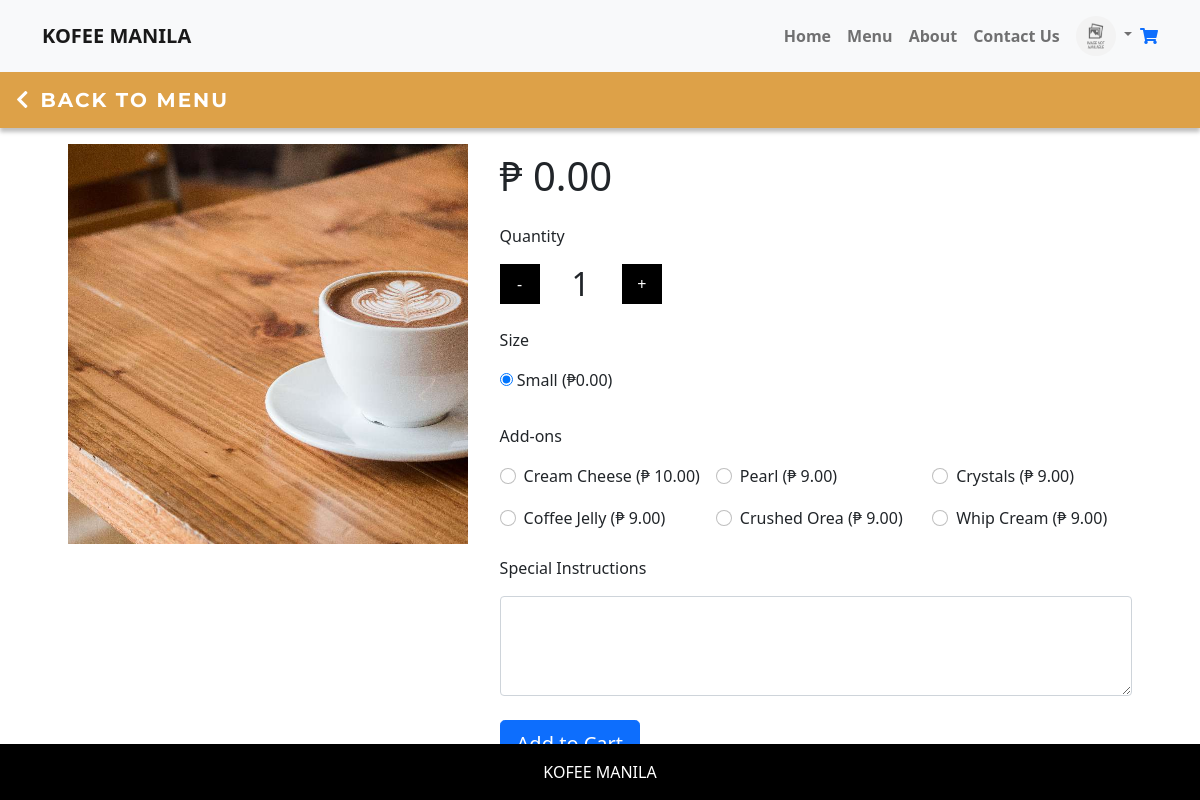
Page /item.php (signed in) on the committed database.
### tables this page shows
CREATE TABLE `addons` (
  `id` int NOT NULL,
  `name` varchar(255) NOT NULL,
  `status` int NOT NULL DEFAULT '1',
  `price` int NOT NULL
);

### item.php (the view, shortened to what this page needs)
<?php
require 'connection.php';
$item_id = isset($_GET['id']) ? intval($_GET['id']) : 1;
$product_query = "SELECT * FROM product_list WHERE id = :id";
$product_stmt = $pdo->prepare($product_query);
$product_stmt->bindParam(':id', $item_id, PDO::PARAM_INT);
$product_stmt->execute();
$product = $product_stmt->fetch(PDO::FETCH_ASSOC);
$addons_query = "SELECT * FROM addons";
$addons_stmt = $pdo->prepare($addons_query);
$addons_stmt->execute();
$addons = $addons_stmt->fetchAll(PDO::FETCH_ASSOC);
?>
<!DOCTYPE html>
<html lang="en">
<head>
    <link href="https://stackpath.bootstrapcdn.com/bootstrap/4.5.2/css/bootstrap.min.css" rel="stylesheet" />
    <link href="https://cdnjs.cloudflare.com/ajax/libs/font-awesome/5.15.3/css/all.min.css" rel="stylesheet" />
</head>
<body>
    <?php include "includes/navbar.php"; ?>
    <nav class="navbar navbar-expand-lg navbar-custom">
      <a class="navbar-brand" href="menu.php"><i class="fas fa-chevron-left"></i> BACK TO MENU</a>
    </nav>
    <main class="item-container">
      <div>
        <img style="width: 400px; height: 400px; object-fit: cover;" src="uploads/products/2022-04-22_10-18-15.png" />
      </div>
      <div>
        <div>
          <h1 class="item-price">₱ <span id="productPrice"><?php echo number_format($product['price'], 2); ?></span></h1>
          <p class="mt-4">Quantity</p>
          <div class="quantity">
            <span id="decButton">-</span>
            <h2 id="newQuantity">1</h2>
            <span id="incButton">+</span>
          </div>
          <p class="mt-4">Size</p>
          <div>
            <label>
                <input type="radio" name="size" value="small" checked data-price="<?php echo $product['price']; ?>" />
                Small (₱<?php echo number_format($product['price'], 2); ?>)
            </label>
          </div>
            <p class="mt-4">Add-ons</p>
            <div class="addons">
              <?php foreach ($addons as $addon): ?>
                <div class="form-check">
                  <input class="form-check-input" id="addon" type="radio" name="addon" value="<?php echo htmlspecialchars($addon['name']); ?>" data-price="<?php echo $addon['price']; ?>" />
                  <label class="form-check-label"><?php echo htmlspecialchars($addon['name']); ?> (₱ <?php echo number_format($addon['price'], 2); ?>)</label>
                </div>
              <?php endforeach; ?>
            </div>
          </div>
          <p class="mt-4">Special Instructions</p>
          <div class="form-floating mb-4">
            <textarea class="form-control" placeholder="Leave instruction here" id="instructions" style="height: 100px"></textarea>
          </div>
          <?php
            if(isset($_SESSION['userid']) && !empty($_SESSION['userid'])){
              echo "<button class='btn btn-lg btn-primary' id='addToCartBtn'>Add to Cart</button>";
            }else {
              echo "<a href='login.php' class='btn btn-lg btn-primary'>Sign In to Add Cart</a>";
            }
          ?>
      </div>
    </main>
    <?php include "includes/footer.php"; ?>
</body>
</html>

### includes/navbar.php (style rules this page uses)
html { scrollbar-width: thin; scrollbar-color: #888 #f1f1f1; }
.navbar-custom { background: rgba(213, 140, 30, 0.81); box-shadow: 0px 4px 4px rgba(0, 0, 0, 0.25); }
.navbar-custom .navbar-brand { color: white; font-size: 20px; font-family: Montserrat, sans-serif; font-weight: 700; letter-spacing: 2px; display: flex; align-items: center; }
.navbar-custom .navbar-brand i { margin-right: 10px; }
body { font-family: "Montserrat", sans-serif; }

### item.php (style rules this page uses)
.item-container { padding: 1rem; display: flex; flex-direction: row; gap: 2rem; justify-content: center; }
.quantity { display: flex; flex-direction: row; gap: 2rem; align-items: center; }
.quantity > h2 { margin: 0; }
.quantity > span { cursor: pointer; display: grid; place-items: center; width: 40px; height: 40px; border: none; outline: none; background-color: #000; color: #fff; }
.addons { display: grid; grid-template-columns: 1fr 1fr 1fr; gap: 1rem; }

### rows in the picture
addons: name "Cream Cheese", price "10.00"
addons: name "Pearl", price "9.00"
addons: name "Crystals", price "9.00"
addons: name "Coffee Jelly", price "9.00"
addons: name "Crushed Orea", price "9.00"
addons: name "Whip Cream", price "9.00"

### other values in the picture
$product['price'] "0.00"
